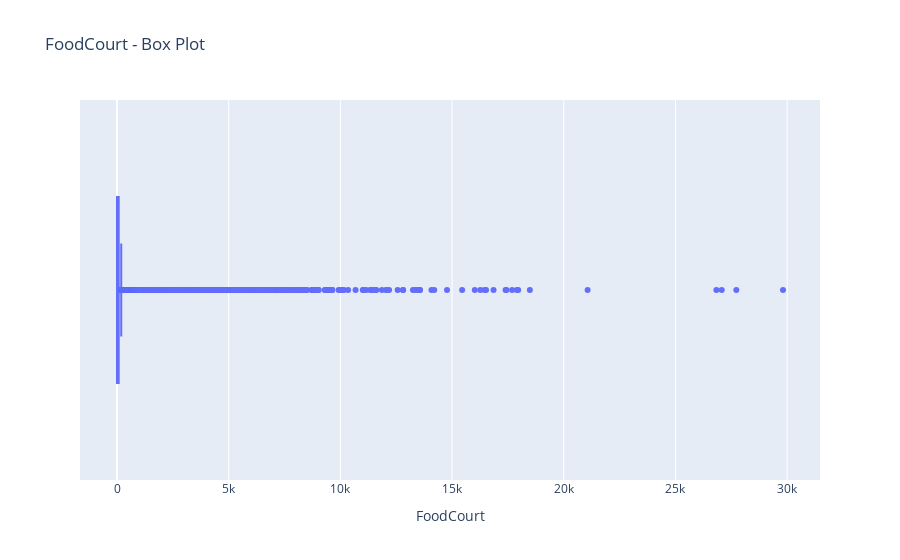

Notebook code for this chart:
### Code cell
fig_bp_food = plt.box(train_data, x="FoodCourt", title="FoodCourt - Box Plot")
fig_bp_food.update_layout(xaxis_title="FoodCourt", yaxis_title="")
fig_bp_food.show()

### Figure 1 — Plotly figure (JSON) as saved in the notebook; plotly's stock layout.template omitted (floating-point values rounded to 4 significant figures; data arrays with more than 128 entries replaced by an {"elided": "..."} marker saying what was removed)
{"data": [{"alignmentgroup": "True", "hovertemplate": "FoodCourt=%{x}<extra></extra>", "legendgroup": "", "marker": {"color": "#636efa"}, "name": "", "notched": false, "offsetgroup": "", "orientation": "h", "showlegend": false, "type": "box", "x": {"elided": "8693 int values"}, "x0": " ", "xaxis": "x", "y0": " ", "yaxis": "y"}], "layout": {"boxmode": "group", "legend": {"tracegroupgap": 0}, "title": {"text": "FoodCourt - Box Plot"}, "xaxis": {"anchor": "y", "domain": [0, 1], "title": {"text": "FoodCourt"}}, "yaxis": {"anchor": "x", "domain": [0, 1], "title": {"text": ""}}}}
